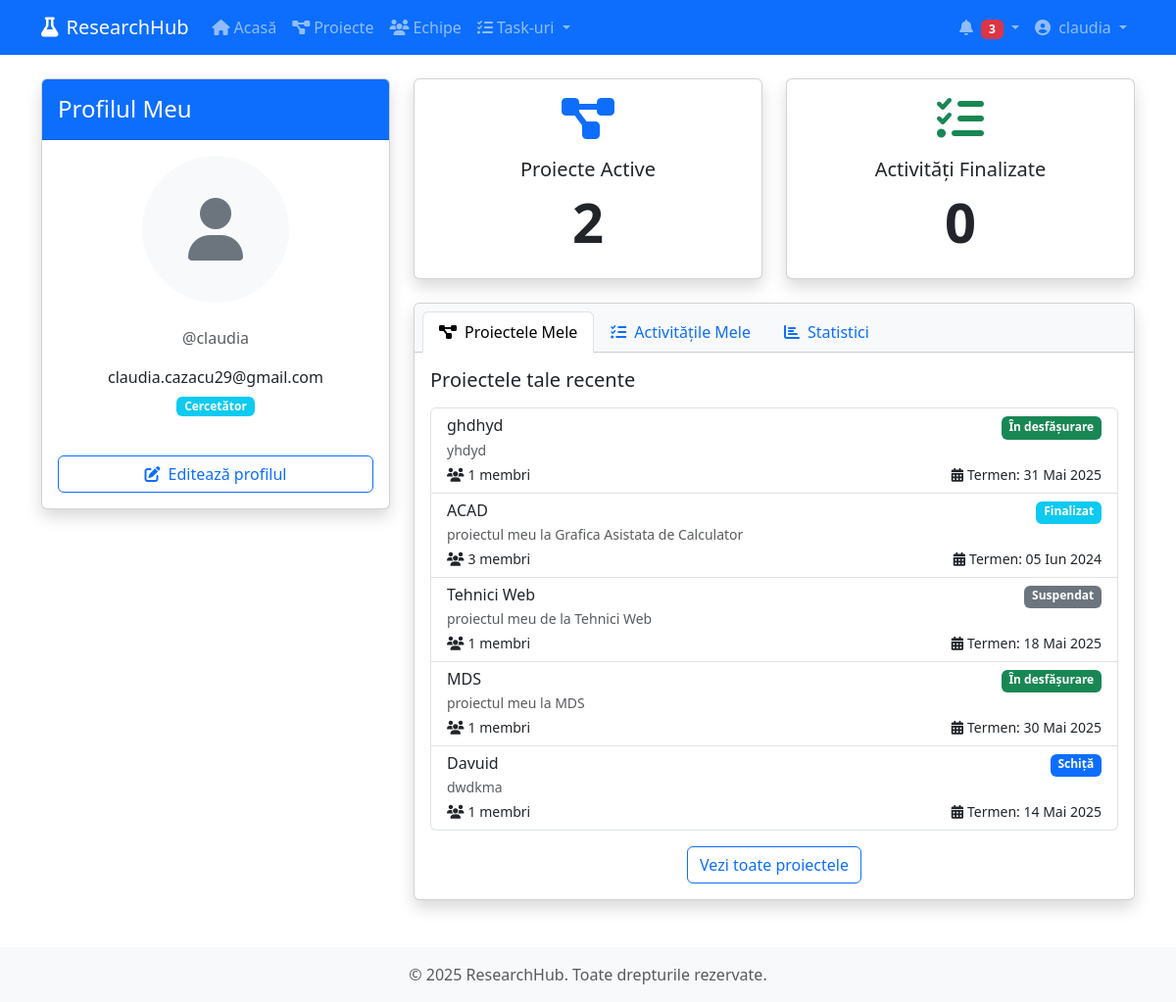
The page /profile/ (signed in) on the database as committed earlier.
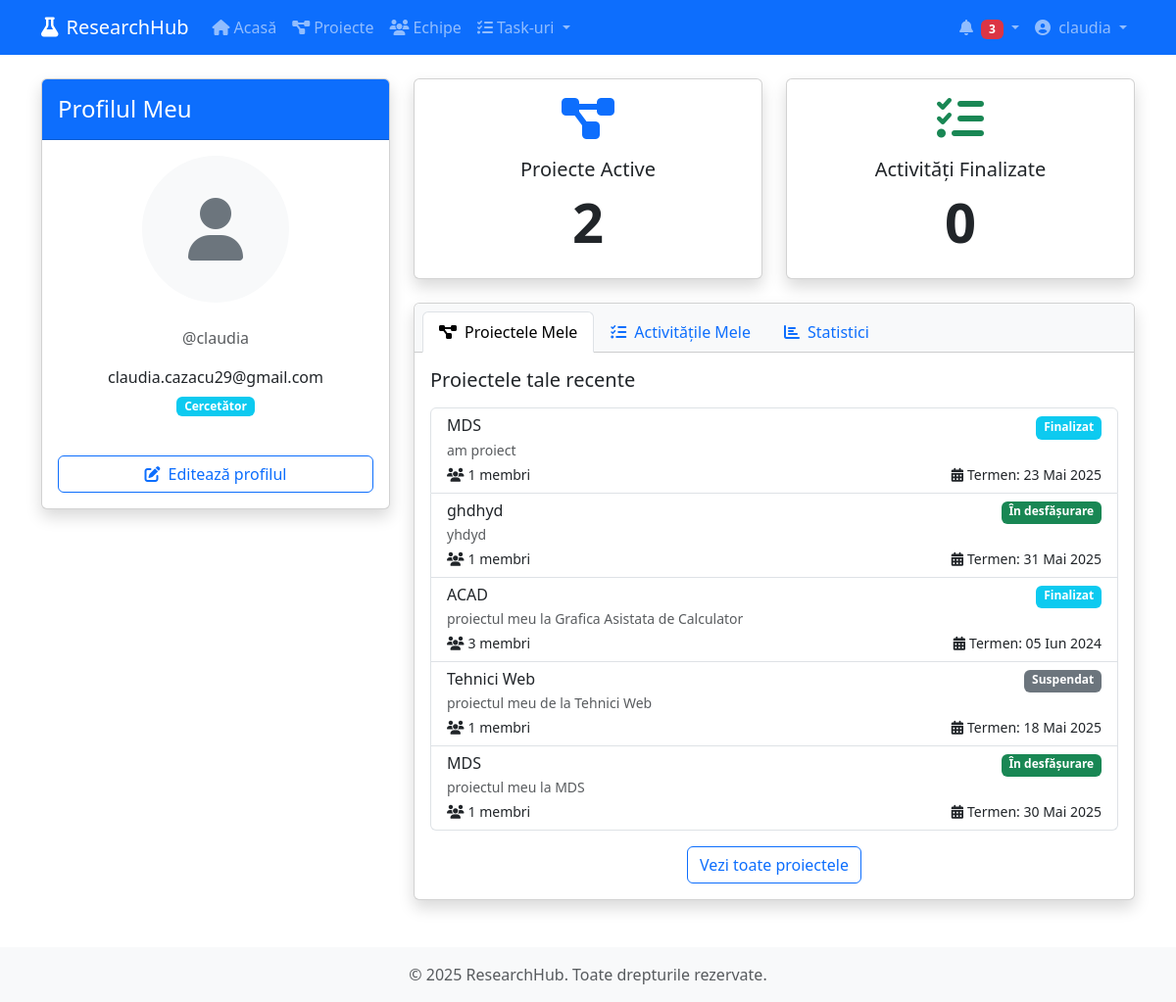
The same page on the database as committed later.
### myapp/models.py (models this page shows, shortened)
class ProjectMember(models.Model):
    project = models.ForeignKey(Project, on_delete=models.CASCADE, related_name='members')
    user = models.ForeignKey(User, on_delete=models.CASCADE, related_name='project_memberships')
    joined_at = models.DateTimeField(auto_now_add=True)
    ROLE_CHOICES = [
        ('leader', 'Lider de proiect'),
        ('researcher', 'Cercetător'),
        ('assistant', 'Asistent'),
        ('consultant', 'Consultant'),
        ('admin', 'Administrator'),
    ]
    role = models.CharField(max_length=20, choices=ROLE_CHOICES, default='researcher')
    class Meta:
        unique_together = ('project', 'user')

class Project(models.Model):
    title = models.CharField(max_length=200)
    description = models.TextField()
    start_date = models.DateField()
    end_date = models.DateField()
    created_at = models.DateTimeField(auto_now_add=True)
    updated_at = models.DateTimeField(auto_now=True)
    created_by = models.ForeignKey(User, on_delete=models.CASCADE, related_name='created_projects')
    STATUS_CHOICES = [
        ('draft', 'Schiță'),
        ('planning', 'Planificare'),
        ('in_progress', 'În desfășurare'),
        ('on_hold', 'Suspendat'),
        ('completed', 'Finalizat'),
        ('archived', 'Arhivat'),
    ]
    status = models.CharField(max_length=20, choices=STATUS_CHOICES, default='draft')

### myapp/views.py (the view)
# urls.py: path('profile/', views.profile, name='profile'),
@login_required
def profile(request):
    try:
        profile = request.user.profile
    except Profile.DoesNotExist:
        profile = Profile(user=request.user)
        profile.save()
    if request.method == 'POST':
        form = ProfileForm(request.POST, request.FILES, instance=profile)
        if form.is_valid():
            form.save()
            messages.success(request, "Profilul a fost actualizat cu succes.")
            return redirect('profile')
    else:
        form = ProfileForm(instance=profile)
    active_projects = ProjectMember.objects.filter(
        user=request.user,
        project__status__in=['planning', 'in_progress']
    ).count()
    completed_activities = Activity.objects.filter(
        assigned_to=request.user,
        status='completed'
    ).count()
    user_projects = ProjectMember.objects.filter(
        user=request.user
    ).select_related('project').order_by('-project__updated_at')[:5]
    upcoming_activities = Activity.objects.filter(
        assigned_to=request.user,
        due_date__gte=timezone.now().date()
    ).select_related('project').order_by('due_date')[:5]
    context = {
        'form': form,
        'active_projects': active_projects,
        'completed_activities': completed_activities,
        'user_projects': user_projects,
        'upcoming_activities': upcoming_activities,
    }
    return render(request, 'profile.html', context)

### myapp/templates/profile.html (shortened to what the changed rows need)
{% extends 'base.html' %}
{% block content %}
<div class="row">
    <div class="col-lg-8">
        <div class="row">
            <div class="col-md-6">
                <div class="card mb-4 shadow">
                    <div class="card-body text-center">
                        <h2 class="display-4 fw-bold">{{ active_projects }}</h2>
                    </div>
                </div>
            </div>
            <div class="col-md-6">
                <div class="card mb-4 shadow">
                    <div class="card-body text-center">
                        <h2 class="display-4 fw-bold">{{ completed_activities }}</h2>
                    </div>
                </div>
            </div>
        </div>
        <div class="card shadow">
            <div class="card-body">
                <div class="tab-content" id="profileTabsContent">
                    <div class="tab-pane fade show active" id="projects" role="tabpanel" aria-labelledby="projects-tab">
                        <div class="list-group">
                            {% for membership in user_projects %}
                            <a href="{% url 'project_detail' membership.project.id %}" class="list-group-item list-group-item-action">
                                <div class="d-flex w-100 justify-content-between">
                                    <h6 class="mb-1">{{ membership.project.title }}</h6>
                                    <span class="badge {% if membership.project.status == 'in_progress' %}bg-success{% elif membership.project.status == 'planning' %}bg-warning text-dark{% elif membership.project.status == 'completed' %}bg-info{% elif membership.project.status == 'on_hold' %}bg-secondary{% else %}bg-primary{% endif %}">
                                        {{ membership.project.get_status_display }}
                                    </span>
                                </div>
                                <p class="mb-1 small text-muted">{{ membership.project.description|truncatechars:100 }}</p>
                                <div class="d-flex justify-content-between align-items-center">
                                    <small><i class="fas fa-users me-1"></i>{{ membership.project.members.count }} membri</small>
                                    <small><i class="fas fa-calendar-alt me-1"></i>Termen: {{ membership.project.end_date|date:"d M Y" }}</small>
                                </div>
                            </a>
                            {% endfor %}
                        </div>
                    </div>
                </div>
            </div>
        </div>
    </div>
</div>
{% endblock %}

Rows that differ between the two databases and show on the page:
no longer on this page (row unchanged): ProjectMember: project "Davuid", project.status "Schiță", project.description "dwdkma", project.members.count "1", project.end_date "14 Mai 2025"
added ProjectMember: project "MDS", project.status "Finalizat", project.description "am proiect", project.members.count "1", project.end_date "23 Mai 2025"
